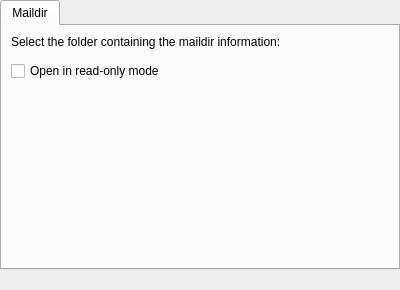
<?xml version="1.0" encoding="UTF-8"?>
<ui version="4.0">
 <author>Till Adam &lt;adam@kde.org&gt;</author>
 <class>ConfigWidget</class>
 <widget class="QWidget" name="ConfigWidget">
  <property name="geometry">
   <rect>
    <x>0</x>
    <y>0</y>
    <width>400</width>
    <height>290</height>
   </rect>
  </property>
  <property name="windowTitle">
   <string>Mail Directory Settings</string>
  </property>
  <layout class="QVBoxLayout" name="verticalLayout">
   <property name="leftMargin">
    <number>0</number>
   </property>
   <property name="topMargin">
    <number>0</number>
   </property>
   <property name="rightMargin">
    <number>0</number>
   </property>
   <property name="bottomMargin">
    <number>0</number>
   </property>
   <item>
    <widget class="QTabWidget" name="tabWidget">
     <property name="currentIndex">
      <number>0</number>
     </property>
     <widget class="QWidget" name="tab">
      <attribute name="title">
       <string>Maildir</string>
      </attribute>
      <layout class="QVBoxLayout" name="verticalLayout_2">
       <item>
        <widget class="QLabel" name="label">
         <property name="text">
          <string>Select the folder containing the maildir information:</string>
         </property>
        </widget>
       </item>
       <item>
        <widget class="KUrlRequester" name="kcfg_Path"/>
       </item>
       <item>
        <widget class="QCheckBox" name="kcfg_ReadOnly">
         <property name="text">
          <string>Open in read-only mode</string>
         </property>
        </widget>
       </item>
       <item>
        <spacer name="verticalSpacer">
         <property name="orientation">
          <enum>Qt::Vertical</enum>
         </property>
         <property name="sizeHint" stdset="0">
          <size>
           <width>20</width>
           <height>141</height>
          </size>
         </property>
        </spacer>
       </item>
      </layout>
     </widget>
    </widget>
   </item>
   <item>
    <widget class="QLabel" name="statusLabel">
     <property name="text">
      <string/>
     </property>
     <property name="wordWrap">
      <bool>true</bool>
     </property>
    </widget>
   </item>
  </layout>
 </widget>
 <customwidgets>
  <customwidget>
   <class>KUrlRequester</class>
   <extends>QFrame</extends>
   <header>kurlrequester.h</header>
   <container>1</container>
  </customwidget>
 </customwidgets>
 <resources/>
 <connections/>
</ui>
